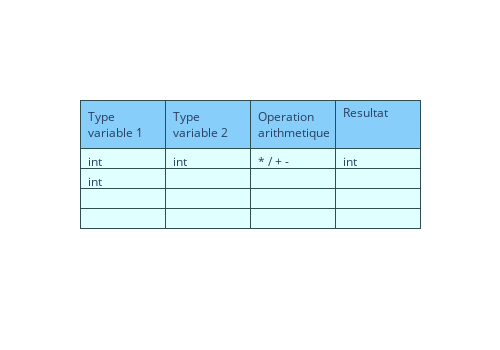

Write notebook code for a chart like this one.
### Code cell
import plotly.graph_objects as go

fig = go.Figure(data=[go.Table(
    header=dict(values=['Type variable 1', 'Type variable 2', 'Operation arithmetique', 'Resultat'],
                line_color='darkslategray',
                fill_color='lightskyblue',
                align='left'),
    cells=dict(values=[['int', 'int','' , ''], # 1st column
                       ['int', '', '', ''],
                       ['* / + -','', '', ''],
                       ['int', '', '', '']
                      ], # 2nd column
               line_color='darkslategray',
               fill_color='lightcyan',
               align='left'))
])

fig.update_layout(width=500, height=350)
fig.show()

### Figure 1 — Plotly figure (JSON) as saved in the notebook; plotly's stock layout.template omitted (floating-point values rounded to 4 significant figures)
{"data": [{"cells": {"align": "left", "fill": {"color": "lightcyan"}, "line": {"color": "darkslategray"}, "values": [["int", "int", "", ""], ["int", "", "", ""], ["* / + -", "", "", ""], ["int", "", "", ""]]}, "header": {"align": "left", "fill": {"color": "lightskyblue"}, "line": {"color": "darkslategray"}, "values": ["Type variable 1", "Type variable 2", "Operation arithmetique", "Resultat"]}, "type": "table"}], "layout": {"height": 350, "width": 500}}
